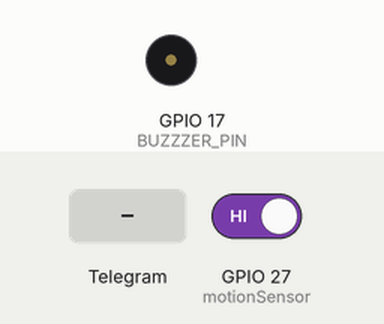
The sketch below on a simulated ESP32. On the bench: buzzer (waves = sounding, pin HIGH). Inputs (shaded band) come from the test bench; at power-on: GPIO 27 (motionSensor) HIGH. WiFi joins after 1.5 s; servers stay silent unless stated; what the sketch prints to the serial monitor is not drawn.

Above: at 3.0 s.
3.1 s: Telegram message "/buzzer_on" received
At 4.7 s:
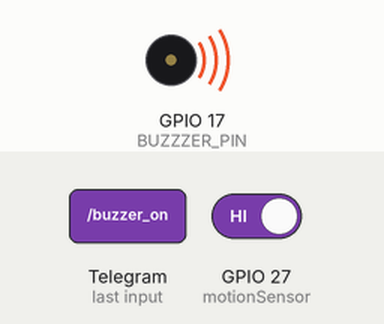
7.5 s: Telegram message "/buzzer_off" received
At 10.0 s:
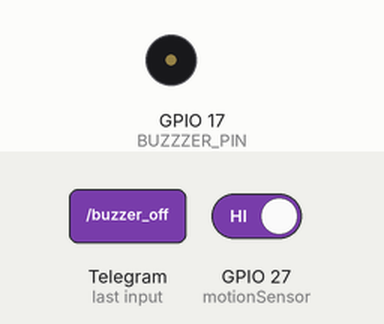
Timing chart, 0 to 11.5 s (numbered marks = the images above; inputs shaded):
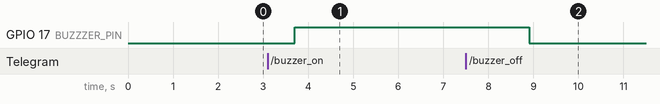

Measured:
- after the input at 3.1 s, GPIO 17 (BUZZZER_PIN): LOW → HIGH after 0.60 s
- after the input at 7.5 s, GPIO 17 (BUZZZER_PIN): HIGH → LOW after 1.4 s

The sketch:

motion-detect.ino
```cpp
/*
  Rui Santos
  Complete project details at https://RandomNerdTutorials.com/telegram-esp32-motion-detection-arduino/

  Project created using Brian Lough's Universal Telegram Bot Library: https://github.com/witnessmenow/Universal-Arduino-Telegram-Bot
*/

#include <WiFi.h>
#include <WiFiClientSecure.h>
#include <UniversalTelegramBot.h>
#include <ArduinoJson.h>


// Replace with your network credentials
const char* ssid = "Kohaku";
const char* password = "21618132";

// Initialize Telegram BOT
#define BOTtoken "2073238009:AAGdpMo3vAd1g9Jq9dpLty5RKQ_RkvKLYC4"  // your Bot Token (Get from Botfather)

// Use @myidbot to find out the chat ID of an individual or a group
// Also note that you need to click "start" on a bot before it can
// message you
#define CHAT_ID "2090418821"

WiFiClientSecure client;
UniversalTelegramBot bot(BOTtoken, client);

const int motionSensor = 27; // PIR Motion Sensor
bool motionDetected = false;

// Indicates when motion is detected
void IRAM_ATTR detectsMovement() {
  //Serial.println("MOTION DETECTED!!!");
  motionDetected = true;
}

// Checks for new messages every 1 second.
int botRequestDelay = 1000;
unsigned long lastTimeBotRan;    //每1秒檢查一次新的電報消息


const int BUZZZER_PIN = 17;
bool buzzerState = LOW;

// Handle what happens when you receive new messages
//利用handleNewMessages（） 函數處理收到的訊息。
void handleNewMessages(int numNewMessages) {
  Serial.println("handleNewMessages");
  Serial.println(String(numNewMessages));

//檢查是否為可用訊息
  for (int i=0; i<numNewMessages; i++) {
    // Chat id of the requester
    String chat_id = String(bot.messages[i].chat_id);
    //檢查聊天室ID是否正確。
    //如果 聊天室ID與您的聊天室ID不同，則表示某人（不是您）已向您的漫遊器發送了一條消息。如果是這種情況，請忽略該消息，然後等待下一條消息。
    if (chat_id != CHAT_ID){
      bot.sendMessage(chat_id, "Unauthorized user", "");
      continue;
    }

    // Print the received message
    String text = bot.messages[i].text;   //發送的訊息
    Serial.println(text);

    String from_name = bot.messages[i].from_name;  //發送者的名字


 //如果收到/start消息，我們將發送有效命令來控制ESP32。如果您碰巧忘記了控制主板的命令，這將很有用。
    if (text == "/start") {
      String welcome = "Welcome, " + from_name + ".\n";
      welcome += "Use the following commands to control your outputs.\n\n";
      welcome += "/buzzer_on to turn buzzer ON \n";
      welcome += "/buzzer_off to turn buzzer OFF \n";
      welcome += "/state to request current buzzer state \n";
      bot.sendMessage(chat_id, welcome, "");  //發送消息回Telegram
    }

    if (text == "/buzzer_on") {
      bot.sendMessage(chat_id, "警鈴開啟", "");
      buzzerState = HIGH;
      digitalWrite(BUZZZER_PIN, buzzerState);
      delay(2000);

    }

    if (text == "/buzzer_off") {
      bot.sendMessage(chat_id, "警鈴關閉", "");
      buzzerState = LOW;
      digitalWrite(BUZZZER_PIN, buzzerState);
    }

    if (text == "/state") {
      if (digitalRead(BUZZZER_PIN)){
        bot.sendMessage(chat_id, "警鈴開啟", "");
      }
      else{
        bot.sendMessage(chat_id, "警鈴關閉", "");
      }
    }
  }
}
void setup() {
  Serial.begin(115200);

  pinMode(BUZZZER_PIN, OUTPUT);
  digitalWrite(BUZZZER_PIN, buzzerState);

  // PIR Motion Sensor mode INPUT_PULLUP
  pinMode(motionSensor, INPUT_PULLUP);
  // Set motionSensor pin as interrupt, assign interrupt function and set RISING mode
  attachInterrupt(digitalPinToInterrupt(motionSensor), detectsMovement, RISING);

  // Attempt to connect to Wifi network:
  Serial.print("Connecting Wifi: ");
  Serial.println(ssid);

  WiFi.mode(WIFI_STA);
  WiFi.begin(ssid, password);
  client.setCACert(TELEGRAM_CERTIFICATE_ROOT); // Add root certificate for api.telegram.org

  while (WiFi.status() != WL_CONNECTED) {
    Serial.print(".");
    delay(500);
  }

  Serial.println("");
  Serial.println("WiFi connected");
  Serial.print("IP address: ");
  Serial.println(WiFi.localIP());

  bot.sendMessage(CHAT_ID, "Bot started up", "");
}


void loop() {
  if(motionDetected){
    bot.sendMessage(CHAT_ID, "偵測到動作!!", "");
    Serial.println("Motion Detected");
    motionDetected = false;
  }

  if (millis() > lastTimeBotRan + botRequestDelay)  {
    int numNewMessages = bot.getUpdates(bot.last_message_received + 1);

    while(numNewMessages) {
      Serial.println("got response");
      handleNewMessages(numNewMessages);
      numNewMessages = bot.getUpdates(bot.last_message_received + 1);
    }
    lastTimeBotRan = millis();
  }


}
```
